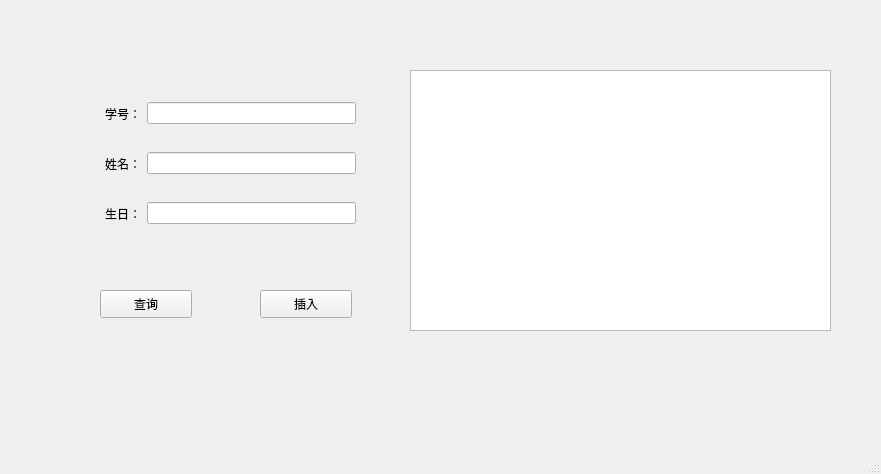
<?xml version="1.0" encoding="UTF-8"?>
<ui version="4.0">
 <class>MainWindow</class>
 <widget class="QMainWindow" name="MainWindow">
  <property name="geometry">
   <rect>
    <x>0</x>
    <y>0</y>
    <width>881</width>
    <height>474</height>
   </rect>
  </property>
  <property name="windowTitle">
   <string>MainWindow</string>
  </property>
  <widget class="QWidget" name="centralwidget">
   <widget class="QWidget" name="layoutWidget">
    <property name="geometry">
     <rect>
      <x>105</x>
      <y>149</y>
      <width>251</width>
      <height>29</height>
     </rect>
    </property>
    <layout class="QHBoxLayout" name="horizontalLayout_2">
     <item>
      <widget class="QLabel" name="label_2">
       <property name="text">
        <string>姓名：</string>
       </property>
      </widget>
     </item>
     <item>
      <widget class="QLineEdit" name="nameLineEdit"/>
     </item>
    </layout>
   </widget>
   <widget class="QWidget" name="layoutWidget_2">
    <property name="geometry">
     <rect>
      <x>105</x>
      <y>199</y>
      <width>251</width>
      <height>29</height>
     </rect>
    </property>
    <layout class="QHBoxLayout" name="horizontalLayout_3">
     <item>
      <widget class="QLabel" name="label_3">
       <property name="text">
        <string>生日：</string>
       </property>
      </widget>
     </item>
     <item>
      <widget class="QLineEdit" name="birthLineEdit"/>
     </item>
    </layout>
   </widget>
   <widget class="QPushButton" name="insertPushButton">
    <property name="geometry">
     <rect>
      <x>260</x>
      <y>290</y>
      <width>92</width>
      <height>28</height>
     </rect>
    </property>
    <property name="text">
     <string>插入</string>
    </property>
   </widget>
   <widget class="QPushButton" name="findPushButton">
    <property name="geometry">
     <rect>
      <x>100</x>
      <y>290</y>
      <width>92</width>
      <height>28</height>
     </rect>
    </property>
    <property name="text">
     <string>查询</string>
    </property>
   </widget>
   <widget class="QWidget" name="layoutWidget">
    <property name="geometry">
     <rect>
      <x>105</x>
      <y>99</y>
      <width>251</width>
      <height>29</height>
     </rect>
    </property>
    <layout class="QHBoxLayout" name="horizontalLayout">
     <item>
      <widget class="QLabel" name="label">
       <property name="text">
        <string>学号：</string>
       </property>
      </widget>
     </item>
     <item>
      <widget class="QLineEdit" name="idLineEdit"/>
     </item>
    </layout>
   </widget>
   <widget class="QTableView" name="tableView">
    <property name="geometry">
     <rect>
      <x>410</x>
      <y>70</y>
      <width>421</width>
      <height>261</height>
     </rect>
    </property>
   </widget>
  </widget>
  <widget class="QMenuBar" name="menubar">
   <property name="geometry">
    <rect>
     <x>0</x>
     <y>0</y>
     <width>881</width>
     <height>24</height>
    </rect>
   </property>
  </widget>
  <widget class="QStatusBar" name="statusbar"/>
 </widget>
 <resources/>
 <connections/>
</ui>
